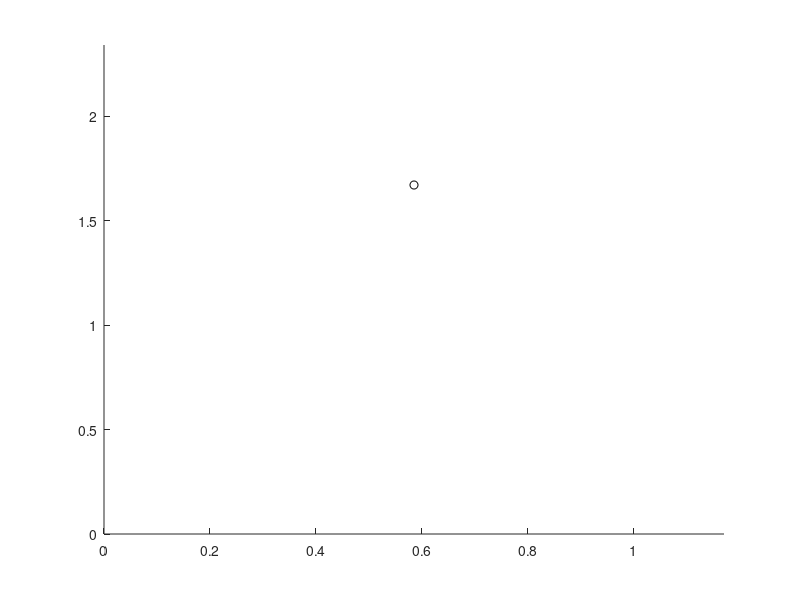

Write the MATLAB code that produced this figure. (Note: this script raises an error after producing the figure.)
% Plots the path of a pool ball

% change to get more balls
numballs = 2;

% given
table_width = 1.17; % m
table_length = 2.34; % m
ball_radius = 0.03; % m
mass_cue = .17; % kg
mass_eight = .16; % kg
radius_cue = .055; % m
radius_eight = .05; % m

% calculations
volume_cue = 4/3 * pi * radius_cue^3; % m^3
volume_eight = 4/3 * pi * radius_eight^3; % m^3
rho_cue = mass_cue / volume_cue; % kg/m^3
rho_eight = mass_eight / volume_eight; % kg/m^3
a_cue = pi * radius_cue^2; % m^2
a_eight = pi * radius_eight^2; % m^2
c = .015; % unitless - range of 0.005 - 0.015


% create vectors of ball properties for flow function
m = zeros(1, numballs);
m(1) = mass_cue;
rho = zeros(1, numballs);
rho(1) = rho_cue;
a = zeros(1, numballs);
a(1) = a_cue;

for i = 1:numballs
m(i+1) = mass_eight;
rho(i+1) = rho_eight;
a(i+1) = a_eight;
end

dRdt = @(ti, Pi) derivcalc(ti, Pi, m, rho, a, c);
options = odeset('Events', @ode_events);
timespan = [0 2000]; % time to run simulation (s)

T_master = [];
S_master = [];

% Start ball in the middle with an initial velocity of 1 m/s
S = [table_width/2, table_length/2, 0.2, 1, ...
table_width/2, table_length/2 + 0.5, 0, 0];
    
figure(1); clf; hold on;
axis([0 table_width 0 table_length ]);
plot(S(5), S(6), 'ko');
bounces = 0;

while (bounces < 1000)
    [t, S] = ode45(dRdt, timespan, S, options);
    T_master = [T_master; t];
    S_master = [S_master; S];
    S = calculate_vectors_after_collision(S(end,:), radius_eight);
    if (S == false)
        break; % The balls stopped rolling
    end
    bounces = bounces + 1;
end
comet(S_master(:,1), S_master(:,2));
%p1 := 